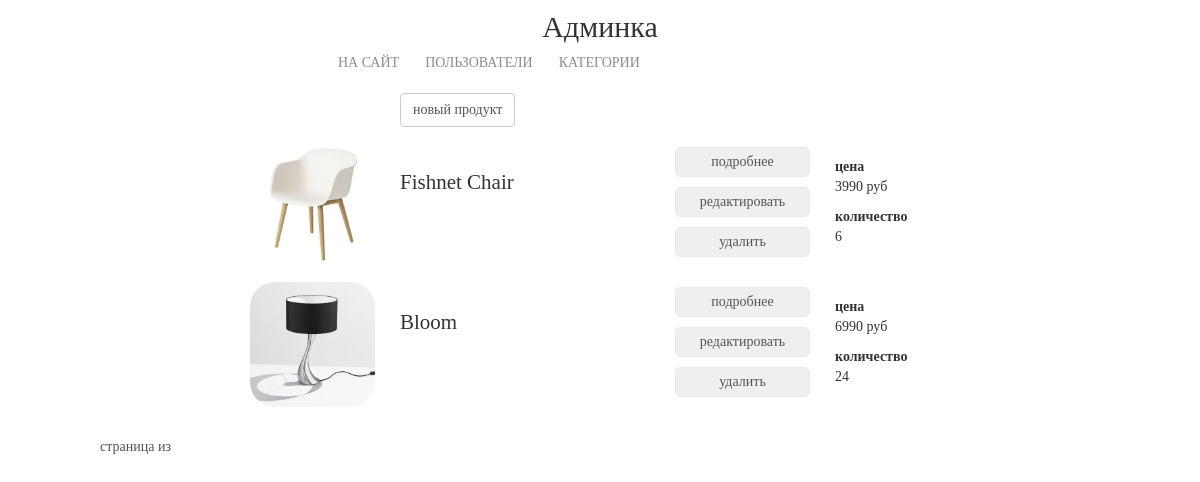
Screenshot of /my/admin/category/1/products_list/ (signed in) with the database file from the repository.
### mainapp/models.py (models this page shows, shortened)
class Product(models.Model):
    category = models.ForeignKey(ProductCategory, on_delete=models.PROTECT, verbose_name='Категория')
    name = models.CharField('Название', max_length=128)
    short_description = models.CharField('Краткое описание', max_length=128, blank=True)
    description = models.TextField('Описание', blank=True)
    quantity = models.PositiveIntegerField('Количество', default=0)
    price = models.DecimalField('Цена', max_digits=10, decimal_places=0, default=0)
    image = models.ImageField(upload_to='products_images', blank=True)
    is_active = models.BooleanField(default=True)
    created_at = models.DateTimeField('Дата создания', auto_now_add=True)
    updated_at = models.DateTimeField('Дата обновления', auto_now=True)

### adminapp/views.py (the view)
# urls.py: re_path(r'^category/(?P<pk>\d+)/products_list/$', adminapp.CategoryProductsListView.as_view(),
class CategoryProductsListView(SuperUserOnlyMixin, PageTitleMixin, ListView):
    model = Product
    paginate_by = 2

### adminapp/views.py (called while the page is built)
    @method_decorator(user_passes_test(lambda x: x.is_superuser))
    def dispatch(self, request, *args, **kwargs):
        return super().dispatch(request, *args, **kwargs)

    def get_context_data(self, **kwargs):
        context = super().get_context_data(**kwargs)
        context['title'] = self.page_title
        return context

### mainapp/templatetags/my_filters.py (called while the page is built)
@register.filter(name='media_folder_products')
def media_folder_products(string):
    if not string:
        string = 'products_images/default.jpg'
    return f'{settings.MEDIA_URL}{string}'

### adminapp/templates/mainapp/product_list.html (shortened to what this page needs)
{% extends 'adminapp/base.html' %}
{% load static %}
{% load my_filters %}
{% block container %}
    <div class="products_list">
        <a class="new_product btn btn-default"
           href="{% url 'my_admin:product_create' %}">новый продукт</a>
        {% for object in object_list %}
            <div class="product_record {% if not object.is_active %}not_active{% endif %}">
                <img src="{{ object.image|media_folder_products }}" alt="{{ object.name }}">
                <div class="product_name">
                    {{ object.name|title }}
                </div>
                <div class="product_actions">
                    <button>
                        <a href="{% url 'my_admin:product_read' object.pk %}">подробнее</a>
                    </button>
                    <button>
                        <a href="{% url 'my_admin:product_update' object.pk %}">редактировать</a>
                    </button>
                    <button>
                        <a href="{% url 'my_admin:product_delete' object.pk %}">удалить</a>
                    </button>
                </div>
                <div class="summary">
                    <b>цена</b>
                    <p>{{ object.price }} руб</p>
                    <b>количество</b>
                    <p>{{ object.quantity }}</p>
                </div>
            </div>
        {% endfor %}
    </div>
    <div class="paginator">
            <span class="current">страница {{ object_list.number }} из {{ object_list.paginator.num_pages }}</span>
        </div>
{% endblock %}

### static/css/style.css (style rules this page uses)
* { margin: 0; padding: 0; }
html, body { height: 100%; }
body { font-family: Montserrat; }
.products_list { margin-left: 250px; }
.products_list .new_product { margin-left: 150px; }
.products_list button { border: 1px solid #eaeaea; border-radius: 5px; height: 30px; margin: 5px auto; width: 135px; padding: 0 15px; }
.products_list a { color: #555; text-decoration: none; }
.product_record { height: 125px; margin: 15px auto; position: relative; }
.product_record .product_name { display: block; float: left; margin-top: 25px; margin-left: 25px; width: 250px; font-size: 150%; }
.product_record .product_actions { display: block; float: left; margin-top: 0px; margin-left: 25px; width: 135px; }
.product_record .summary { display: block; float: left; margin-top: 15px; margin-left: 25px; width: 100px; }
.product_record img { display: block; float: left; height: 125px; width: 125px; border-radius: 25px; }
.paginator { display: block; position: relative; left: 75px; top: 15px; margin-left: 25px; color: #555; float: left; }

### rows the page displays
Product: image|media_folder_products (picture), name "Fishnet Chair", price "3990", quantity "6"
Product: image|media_folder_products (picture), name "Bloom", price "6990", quantity "24"
